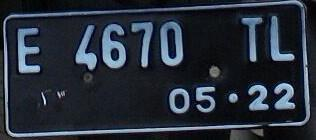
#> input picture dataset/plate_colors/Black/106-E-4670-TL-05-22_jpeg_jpg.rf.4071dbabb93152a59effcc70f12f80f8.jpg, 316 x 140 px
$ python -i plate_rotation_detector.py   (imports and definitions only)
#> lines starting #> are read from the running program, lines starting #| are printed output that depends on the picture
#> further down, picture is the input picture: shape (140, 316, 3); mean B, G, R 57.4, 45.8, 38.6
"""
Plate rotation detector used by deployment inference scripts.
Provides lightweight orientation correction (0/90/180/270 degrees).
"""

from __future__ import annotations

import cv2
import numpy as np


class PlateRotationDetector:
    """Detect and correct coarse plate rotation angles."""

    def __init__(self, debug: bool = False) -> None:
        self.debug = debug

    def detect_rotation_angle(self, image: np.ndarray) -> tuple[int, float]:
        h, w = image.shape[:2]
#> h = 140; w = 316
        aspect_ratio = w / h if h > 0 else 0.0
#> aspect_ratio = 2.26

        if self.debug:
            print(f"Aspect ratio: {aspect_ratio:.2f} (w={w}, h={h})")

        if 1.5 < aspect_ratio < 4.0:
            return self._check_upside_down(image)
        if 0.25 < aspect_ratio < 0.67:
            return self._check_90_or_270(image)
        return 0, 0.3

    def _check_upside_down(self, image: np.ndarray) -> tuple[int, float]:
        h, _ = image.shape[:2]
#> h = 140
        gray = cv2.cvtColor(image, cv2.COLOR_BGR2GRAY) if len(image.shape) == 3 else image
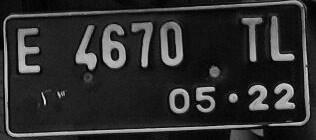
#> gray: shape (140, 316); min 0, max 236, mean 45
        edges = cv2.Canny(gray, 50, 150)
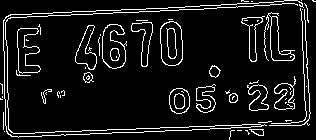
#> edges: shape (140, 316); 8.8% white in thin lines or dots

        top_edges = int(np.sum(edges[: h // 2, :] > 0))
#> top_edges = 2125
        bottom_edges = int(np.sum(edges[h // 2 :, :] > 0))
#> bottom_edges = 1746
        total_edges = top_edges + bottom_edges
#> total_edges = 3871

        if self.debug:
            print(f"Edges top/bottom: {top_edges}/{bottom_edges}")

        if total_edges == 0:
            return 0, 0.5

        return (180, 0.7) if (bottom_edges / total_edges) > 0.6 else (0, 0.7)

    def _check_90_or_270(self, image: np.ndarray) -> tuple[int, float]:
        _, w = image.shape[:2]
        gray = cv2.cvtColor(image, cv2.COLOR_BGR2GRAY) if len(image.shape) == 3 else image
        edges = cv2.Canny(gray, 50, 150)

        left_edges = int(np.sum(edges[:, : w // 2] > 0))
        right_edges = int(np.sum(edges[:, w // 2 :] > 0))
        total_edges = left_edges + right_edges

        if self.debug:
            print(f"Edges left/right: {left_edges}/{right_edges}")

        if total_edges == 0:
            return 90, 0.5

        return (270, 0.7) if (right_edges / total_edges) > 0.55 else (90, 0.7)

    def rotate_image(self, image: np.ndarray, angle: int) -> np.ndarray:
        if angle == 90:
            return cv2.rotate(image, cv2.ROTATE_90_CLOCKWISE)
        if angle == 180:
            return cv2.rotate(image, cv2.ROTATE_180)
        if angle == 270:
            return cv2.rotate(image, cv2.ROTATE_90_COUNTERCLOCKWISE)
        return image

    def preprocess(self, image: np.ndarray) -> tuple[np.ndarray, int, float]:
        angle, confidence = self.detect_rotation_angle(image)
#> angle = 0; confidence = 0.7
        if angle != 0 and confidence > 0.5:
            corrected = self.rotate_image(image, angle)
            return corrected, angle, confidence
        return image, 0, confidence

>>> import cv2
>>> picture = cv2.imread('../../../dataset/plate_colors/Black/106-E-4670-TL-05-22_jpeg_jpg.rf.4071dbabb93152a59effcc70f12f80f8.jpg')
>>> result = PlateRotationDetector().preprocess(picture)

$ run again, on dataset/plate_colors/Black/213-E-4732-TX-05-18_jpeg_jpg.rf.a0e1070cb320af5cd7253e72c66e48fe.jpg
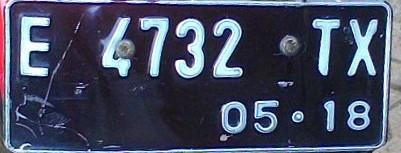
#> input picture dataset/plate_colors/Black/213-E-4732-TX-05-18_jpeg_jpg.rf.a0e1070cb320af5cd7253e72c66e48fe.jpg, 401 x 153 px
#> picture is the input picture: shape (153, 401, 3); mean B, G, R 96.3, 75.2, 69.4
#> in _check_upside_down, `gray = cv2.cvtColor(image, cv2.COLOR_BGR2GRAY) if len(image.shape) == ..`:
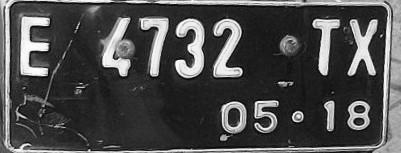
#> gray: shape (153, 401); min 2, max 255, mean 75.9
#> in _check_upside_down, `edges = cv2.Canny(gray, 50, 150)`:
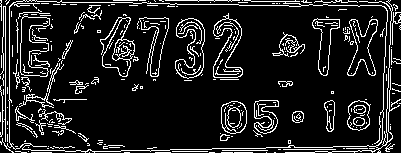
#> edges: shape (153, 401); 12.6% white in thin lines or dots
#> top_edges = 4363
#> bottom_edges = 3381
#> total_edges = 7744
#> angle = 0; confidence = 0.7
